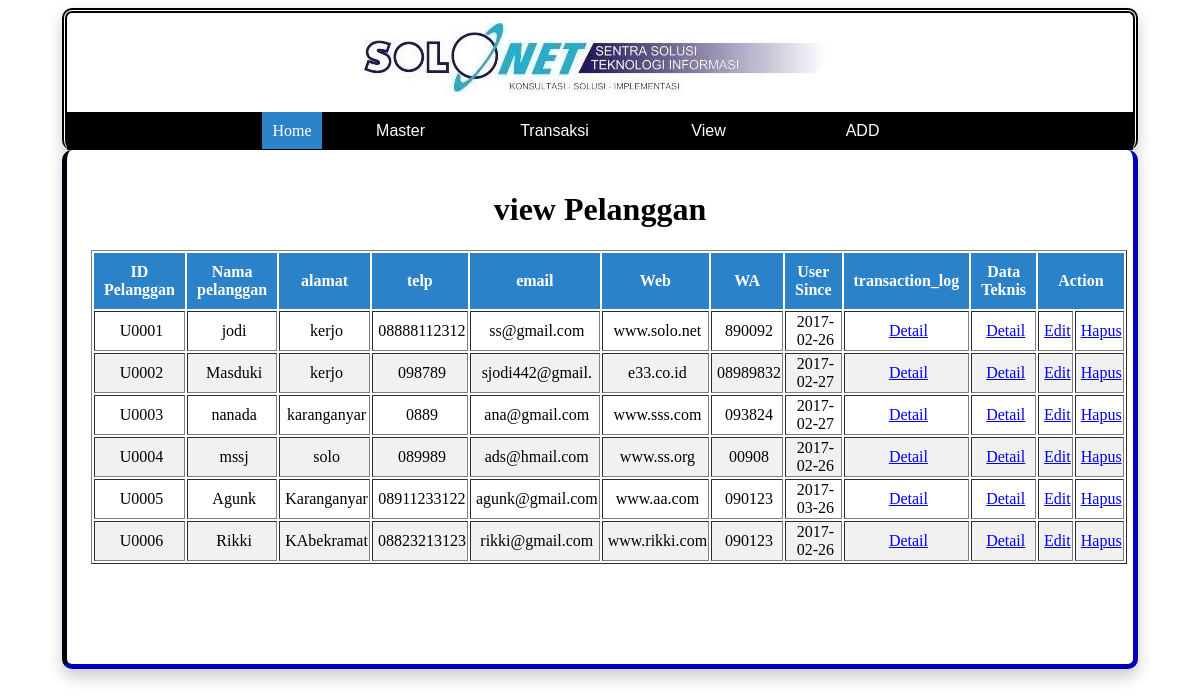
The app's page /nav.php?page=view_pelanggan with its own data.
### tables this page shows
CREATE TABLE `pelanggan` (
  `userid` char(5) NOT NULL,
  `nama_user` varchar(20) NOT NULL,
  `alamat` varchar(25) NOT NULL,
  `telp` varchar(12) NOT NULL,
  `email` varchar(25) NOT NULL,
  `web` varchar(15) NOT NULL,
  `WA` varchar(12) NOT NULL,
  `user_since` date NOT NULL
);

### pelanggan/view_pelanggan.php (the view)
<?php
include "koneksi.php";
?>
<html>
<head>
</head>
<body>
<h1 align="center">view Pelanggan</h1>
<table border=1 align='center'>
	<center>
		<thead>
			<tr>
				<th>ID Pelanggan</th><th>Nama pelanggan</th><th>alamat</th><th>telp</th><th>email</th><th>Web</th><th>WA</th><th>User Since</th><th>transaction_log</th><th>Data Teknis</th><th colspan="2">Action</th>
			</tr>
		</thead>
	</center>
<?php
$query = "select * from pelanggan";
$sql = mysqli_query($konek, $query);
	while($tampil = mysqli_fetch_array ($sql)){
	echo "
		<tr>
			<td>$tampil[userid]</td>
			<td>$tampil[nama_user]</td>
      <td>$tampil[alamat]</td>
			<td>$tampil[telp]</td>
      <td>$tampil[email]</td>
      <td>$tampil[web]</td>
      <td>$tampil[WA]</td>
      <td>$tampil[user_since]</td>
			";
?>
      <td><a href=nav.php?page=view_transaction_pelanggan&userid=<?php echo $tampil['userid'] ?>>Detail</a></td>
      <td><a href=nav.php?page=view_teknis_pelanggan&userid=<?php echo $tampil['userid'] ?>>Detail</a></td>
			<td><a href=home.php?page=edit_produk&userid=<?php echo $tampil['userid'] ?>>Edit</a></td>
			<td><a href=home.php?page=del_produk&userid=<?php echo $tampil['userid']?> onClick="return confirm('Apakah Anda Yakin Hapus Data?')">Hapus</a></td>
		</tr>
<?php
}
?>
</table>
</body>
</html>

### style1.css (style rules this page uses)
td { text-align : center; }
th { background-color: #2C82C9; color: white; border: none; padding: 10px; }
tr:nth-child(even) { background-color: #f1f1f1 }
td { padding-left: 5px; }

### records on screen
pelanggan: userid "U0001", nama_user "jodi", alamat "kerjo", telp "08888112312", email "ss@gmail.com", web "www.solo.net", WA "890092", user_since "2017-02-26"
pelanggan: userid "U0002", nama_user "Masduki", alamat "kerjo", telp "098789", email "sjodi442@gmail.", web "e33.co.id", WA "08989832", user_since "2017-02-27"
pelanggan: userid "U0003", nama_user "nanada", alamat "karanganyar", telp "0889", email "ana@gmail.com", web "www.sss.com", WA "093824", user_since "2017-02-27"
pelanggan: userid "U0004", nama_user "mssj", alamat "solo", telp "089989", email "ads@hmail.com", web "www.ss.org", WA "00908", user_since "2017-02-26"
pelanggan: userid "U0005", nama_user "Agunk", alamat "Karanganyar", telp "08911233122", email "agunk@gmail.com", web "www.aa.com", WA "090123", user_since "2017-03-26"
pelanggan: userid "U0006", nama_user "Rikki", alamat "KAbekramat", telp "08823213123", email "rikki@gmail.com", web "www.rikki.com", WA "090123", user_since "2017-02-26"
